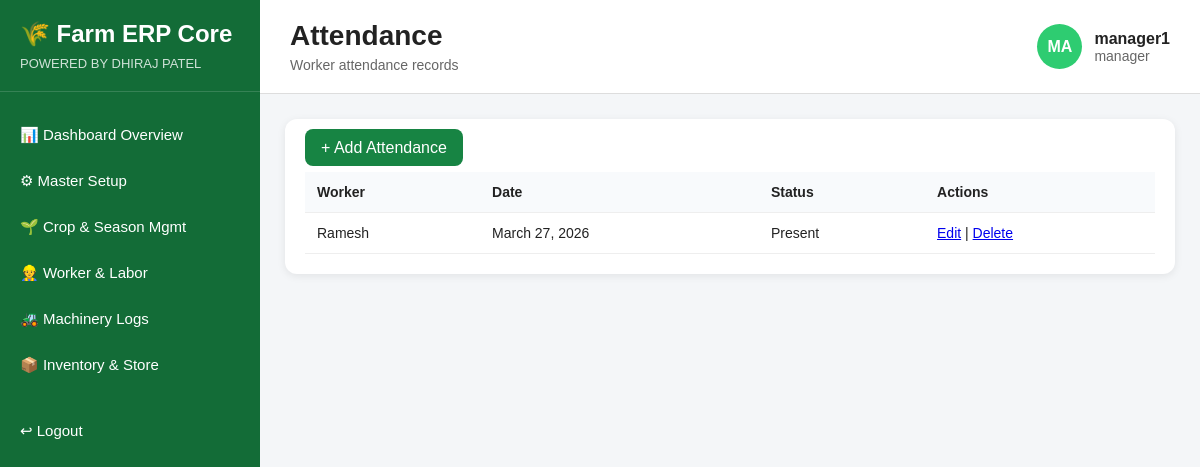
Screenshot of /labor/attendance/ (signed in) with the database file from the repository.
### accounts/models.py (models this page shows, shortened)
class User(AbstractUser):
    ROLE_CHOICES = (
        ('admin', 'Admin'),
        ('manager', 'Manager'),
        ('supervisor', 'Supervisor'),
        ('storekeeper', 'Storekeeper'),
        ('accountant', 'Accountant'),
        ('sales', 'Sales'),
        ('field_staff', 'Field Staff'),
    )
    role = models.CharField(max_length=20, choices=ROLE_CHOICES, default='field_staff')
    phone = models.CharField(max_length=15, blank=True, null=True)

### labor/models.py (models this page shows, shortened)
class Attendance(models.Model):
    worker = models.ForeignKey(Worker, on_delete=models.CASCADE)
    date = models.DateField()
    status = models.CharField(max_length=20)

class Worker(models.Model):
    name = models.CharField(max_length=100)
    phone = models.CharField(max_length=15)
    role = models.CharField(max_length=50)
    daily_wage = models.DecimalField(max_digits=8, decimal_places=2)

### labor/views.py (the view)
# urls.py: path('attendance/', views.attendance_list, name='attendance_list'),
@role_required(['admin', 'manager', 'supervisor'])
def attendance_list(request):
    attendance = Attendance.objects.all()
    return render(request, 'labor/attendance_list.html', {'attendance': attendance})

### templates/labor/attendance_list.html (shortened to what this page needs)
{% extends 'base/erp_base.html' %}
{% block page_title %}Attendance{% endblock %}
{% block page_subtitle %}Worker attendance records{% endblock %}
{% block content %}
<div class="section-box">
    <div style="margin-bottom: 15px;">
        <a href="{% url 'add_attendance' %}" style="padding:10px 16px; background:#178443; color:white; text-decoration:none; border-radius:8px;">+ Add Attendance</a>
    </div>
    <table>
        <tr>
            <th>Worker</th>
            <th>Date</th>
            <th>Status</th>
            <th>Actions</th>
        </tr>
        {% for item in attendance %}
        <tr>
            <td>{{ item.worker.name }}</td>
            <td>{{ item.date }}</td>
            <td>{{ item.status }}</td>
            <td>
                <a href="{% url 'edit_attendance' item.id %}">Edit</a> |
                <a href="{% url 'delete_attendance' item.id %}">Delete</a>
            </td>
        </tr>
        {% endfor %}
    </table>
</div>
{% endblock %}

### templates/base/erp_base.html (shortened to what this page needs)
{% load static %}
<!DOCTYPE html>
<html lang="en">
<head>
    <link rel="stylesheet" href="{% static 'css/dashboard.css' %}">
</head>
<body>
    <div class="erp-container">
        <aside class="sidebar">
            <div class="sidebar-brand">
                <h2>🌾 Farm ERP Core</h2>
                <p>POWERED BY DHIRAJ PATEL</p>
            </div>
            <nav class="sidebar-menu">
                {% if request.user.role == 'manager' %}
                    <a href="{% url 'manager_dashboard' %}" class="menu-item">📊 Dashboard Overview</a>
                    <a href="{% url 'master_dashboard' %}" class="menu-item">⚙ Master Setup</a>
                    <a href="{% url 'crop_season_dashboard' %}" class="menu-item">🌱 Crop &amp; Season Mgmt</a>
                    <a href="{% url 'labor_dashboard' %}" class="menu-item">👷 Worker &amp; Labor</a>
                    <a href="{% url 'machinery_dashboard' %}" class="menu-item">🚜 Machinery Logs</a>
                    <a href="{% url 'inventory_dashboard' %}" class="menu-item">📦 Inventory &amp; Store</a>
                {% endif %}
                <a href="{% url 'logout' %}" class="menu-item logout-btn">↩ Logout</a>
            </nav>
        </aside>
        <main class="main-content">
            <header class="topbar">
                <div>
                    <h1>{% block page_title %}Dashboard{% endblock %}</h1>
                    <p>{% block page_subtitle %}Farm ERP Overview{% endblock %}</p>
                </div>
                <div class="topbar-user">
                    <div class="user-circle">
                        {{ request.user.username|slice:":2"|upper }}
                    </div>
                    <div>
                        <h4>{{ request.user.username }}</h4>
                        <p>{{ request.user.role }}</p>
                    </div>
                </div>
            </header>
            <section class="content-area">
                {% block content %}{% endblock %}
            </section>
        </main>
    </div>
</body>
</html>

### static/css/dashboard.css (style rules this page uses)
* { margin: 0; padding: 0; box-sizing: border-box; }
body { font-family: Arial, sans-serif; background-color: #f4f6f8; color: #222; }
.erp-container { display: flex; min-height: 100vh; }
.sidebar { width: 260px; background: #136c37; color: white; padding: 20px 0; display: flex; flex-direction: column; }
.sidebar-brand { padding: 0 20px 20px; border-bottom: 1px solid rgba(255,255,255,0.15); }
.sidebar-brand h2 { font-size: 24px; margin-bottom: 8px; }
.sidebar-brand p { font-size: 13px; opacity: 0.8; }
.sidebar-menu { margin-top: 20px; display: flex; flex-direction: column; }
.menu-item { color: white; text-decoration: none; padding: 14px 20px; font-size: 15px; transition: 0.3s; }
.logout-btn { margin-top: 20px; }
.main-content { flex: 1; display: flex; flex-direction: column; }
.topbar { background: white; padding: 20px 30px; display: flex; justify-content: space-between; align-items: center; border-bottom: 1px solid #ddd; }
.topbar h1 { font-size: 28px; margin-bottom: 5px; }
.topbar p { color: #666; font-size: 14px; }
.topbar-user { display: flex; align-items: center; gap: 12px; }
.user-circle { width: 45px; height: 45px; background: #2ecc71; color: white; border-radius: 50%; display: flex; align-items: center; justify-content: center; font-weight: bold; text-transform: uppercase; }
.content-area { padding: 25px; }
.section-box { background: white; border-radius: 12px; padding: 20px; box-shadow: 0 2px 8px rgba(0,0,0,0.08); margin-bottom: 20px; }
table { width: 100%; border-collapse: collapse; }
table th, table td { text-align: left; padding: 12px; border-bottom: 1px solid #eee; font-size: 14px; }
table th { background-color: #f8fafc; font-weight: bold; }

### rows the page displays
User: user.username "MA", user.username "manager1", user.role "manager"
Attendance: worker.name "Ramesh", date "March 27, 2026", status "Present"
